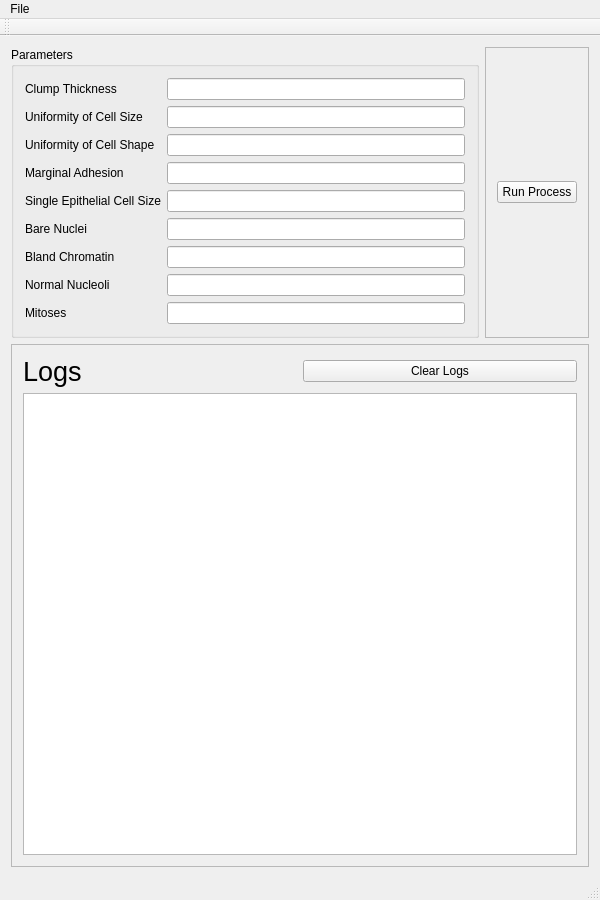
<?xml version="1.0" encoding="UTF-8"?>
<ui version="4.0">
 <class>GUIClass</class>
 <widget class="QMainWindow" name="GUIClass">
  <property name="geometry">
   <rect>
    <x>0</x>
    <y>0</y>
    <width>600</width>
    <height>900</height>
   </rect>
  </property>
  <property name="windowTitle">
   <string>GUI</string>
  </property>
  <widget class="QWidget" name="centralWidget">
   <layout class="QGridLayout" name="gridLayout_4">
    <item row="0" column="0">
     <widget class="QGroupBox" name="ParametersGroupBox">
      <property name="title">
       <string>Parameters</string>
      </property>
      <layout class="QGridLayout" name="gridLayout_2">
       <item row="3" column="1">
        <widget class="QLineEdit" name="MarginalAdhesionLineEdit"/>
       </item>
       <item row="1" column="0">
        <widget class="QLabel" name="CellSizeLabel">
         <property name="text">
          <string>Uniformity of Cell Size</string>
         </property>
        </widget>
       </item>
       <item row="1" column="1">
        <widget class="QLineEdit" name="CellSizeLineEdit"/>
       </item>
       <item row="0" column="0">
        <widget class="QLabel" name="ClumpThicknessLabel">
         <property name="text">
          <string>Clump Thickness</string>
         </property>
        </widget>
       </item>
       <item row="3" column="0">
        <widget class="QLabel" name="MarginalAdhesionLabel">
         <property name="text">
          <string>Marginal Adhesion</string>
         </property>
        </widget>
       </item>
       <item row="2" column="0">
        <widget class="QLabel" name="CellShapeLabel">
         <property name="text">
          <string>Uniformity of Cell Shape</string>
         </property>
        </widget>
       </item>
       <item row="2" column="1">
        <widget class="QLineEdit" name="CellShapeLineEdit"/>
       </item>
       <item row="6" column="1">
        <widget class="QLineEdit" name="BlandChromatinLineEdit"/>
       </item>
       <item row="8" column="0">
        <widget class="QLabel" name="MitosesLabel">
         <property name="text">
          <string>Mitoses</string>
         </property>
        </widget>
       </item>
       <item row="5" column="1">
        <widget class="QLineEdit" name="BareNucleiLineEdit"/>
       </item>
       <item row="7" column="0">
        <widget class="QLabel" name="NormalNucleoliLabel">
         <property name="text">
          <string>Normal Nucleoli</string>
         </property>
        </widget>
       </item>
       <item row="8" column="1">
        <widget class="QLineEdit" name="MitosesLineEdit"/>
       </item>
       <item row="4" column="1">
        <widget class="QLineEdit" name="EpithelialCellSizeLineEdit"/>
       </item>
       <item row="6" column="0">
        <widget class="QLabel" name="BlandChromatinLabel">
         <property name="text">
          <string>Bland Chromatin</string>
         </property>
        </widget>
       </item>
       <item row="0" column="1">
        <widget class="QLineEdit" name="ClumpThicknessLineEdit"/>
       </item>
       <item row="5" column="0">
        <widget class="QLabel" name="BareNucleiLabel">
         <property name="text">
          <string>Bare Nuclei</string>
         </property>
        </widget>
       </item>
       <item row="7" column="1">
        <widget class="QLineEdit" name="NormalNucleoliLineEdit"/>
       </item>
       <item row="4" column="0">
        <widget class="QLabel" name="EpithelialCellSizeLabel">
         <property name="text">
          <string>Single Epithelial Cell Size</string>
         </property>
        </widget>
       </item>
      </layout>
     </widget>
    </item>
    <item row="0" column="1">
     <widget class="QFrame" name="PushButtonsFrame">
      <property name="frameShape">
       <enum>QFrame::StyledPanel</enum>
      </property>
      <property name="frameShadow">
       <enum>QFrame::Raised</enum>
      </property>
      <layout class="QGridLayout" name="gridLayout_3">
       <item row="0" column="0">
        <widget class="QPushButton" name="RunProcessPushButton">
         <property name="text">
          <string>Run Process</string>
         </property>
        </widget>
       </item>
      </layout>
     </widget>
    </item>
    <item row="1" column="0" colspan="2">
     <widget class="QFrame" name="LogsFrame">
      <property name="frameShape">
       <enum>QFrame::StyledPanel</enum>
      </property>
      <property name="frameShadow">
       <enum>QFrame::Raised</enum>
      </property>
      <layout class="QGridLayout" name="gridLayout">
       <item row="0" column="0">
        <widget class="QLabel" name="LogsLabel">
         <property name="font">
          <font>
           <pointsize>20</pointsize>
          </font>
         </property>
         <property name="text">
          <string>Logs</string>
         </property>
        </widget>
       </item>
       <item row="0" column="1">
        <widget class="QPushButton" name="ClearLogsPushButton">
         <property name="text">
          <string>Clear Logs</string>
         </property>
        </widget>
       </item>
       <item row="1" column="0" colspan="2">
        <widget class="QTextEdit" name="LogsTextEdit">
         <property name="enabled">
          <bool>true</bool>
         </property>
         <property name="readOnly">
          <bool>true</bool>
         </property>
        </widget>
       </item>
      </layout>
     </widget>
    </item>
   </layout>
  </widget>
  <widget class="QMenuBar" name="menuBar">
   <property name="geometry">
    <rect>
     <x>0</x>
     <y>0</y>
     <width>600</width>
     <height>18</height>
    </rect>
   </property>
   <widget class="QMenu" name="menuFile">
    <property name="title">
     <string>File</string>
    </property>
    <addaction name="actionNew"/>
   </widget>
   <addaction name="menuFile"/>
  </widget>
  <widget class="QToolBar" name="mainToolBar">
   <attribute name="toolBarArea">
    <enum>TopToolBarArea</enum>
   </attribute>
   <attribute name="toolBarBreak">
    <bool>false</bool>
   </attribute>
  </widget>
  <widget class="QStatusBar" name="statusBar"/>
  <action name="actionNew">
   <property name="text">
    <string>New</string>
   </property>
  </action>
 </widget>
 <layoutdefault spacing="6" margin="11"/>
 <tabstops>
  <tabstop>ClumpThicknessLineEdit</tabstop>
  <tabstop>CellSizeLineEdit</tabstop>
  <tabstop>CellShapeLineEdit</tabstop>
  <tabstop>MarginalAdhesionLineEdit</tabstop>
  <tabstop>EpithelialCellSizeLineEdit</tabstop>
  <tabstop>BareNucleiLineEdit</tabstop>
  <tabstop>BlandChromatinLineEdit</tabstop>
  <tabstop>NormalNucleoliLineEdit</tabstop>
  <tabstop>MitosesLineEdit</tabstop>
  <tabstop>RunProcessPushButton</tabstop>
  <tabstop>LogsTextEdit</tabstop>
  <tabstop>ClearLogsPushButton</tabstop>
 </tabstops>
 <resources>
  <include location="GUI.qrc"/>
 </resources>
 <connections/>
</ui>
